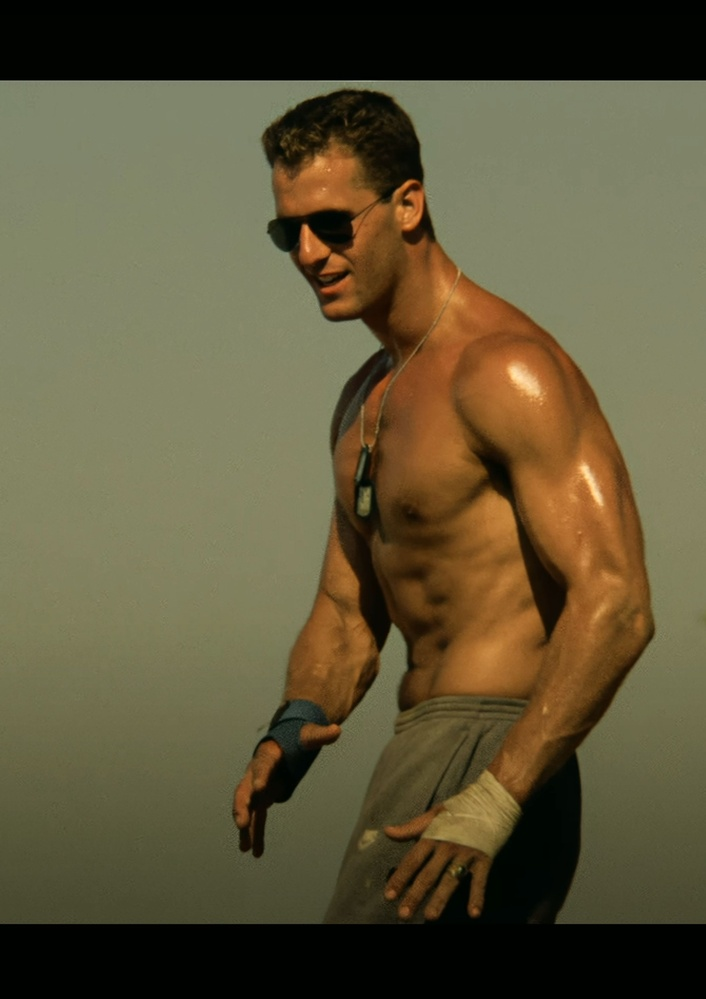
#> input picture knowledge/dataset/slider.jpg, 706 x 999 px, shrunk from 2480 x 3508 before the run, given in place of 0002335.jpg, which was not available
$ jupyter execute edge_detection.ipynb   (older library calls are emulated)   (text cells are left out)
#> lines starting #> are read from the running program, lines starting #| are printed output that depends on the picture; after the words box and inside, x2 and y2 are one past the last pixel; in counts of white or black regions, pixels touching at a corner belong together; pictures that were not available may be replaced by others from this repository, and a replacement may not be noted
[cell 1]
import cv2
import os
from matplotlib import pyplot as plt
import numpy as np

[cell 2]
horse = "horse.jpeg"
dir = "../dataset/"
result = "../output/"

sample = "../../dataset/horseactionrecognition/crop_trotpic_noback/trot0055/0002335.jpg"

os.makedirs(os.path.dirname(result), exist_ok=True)

[cell 3]
img = cv2.imread(sample, cv2.IMREAD_GRAYSCALE)
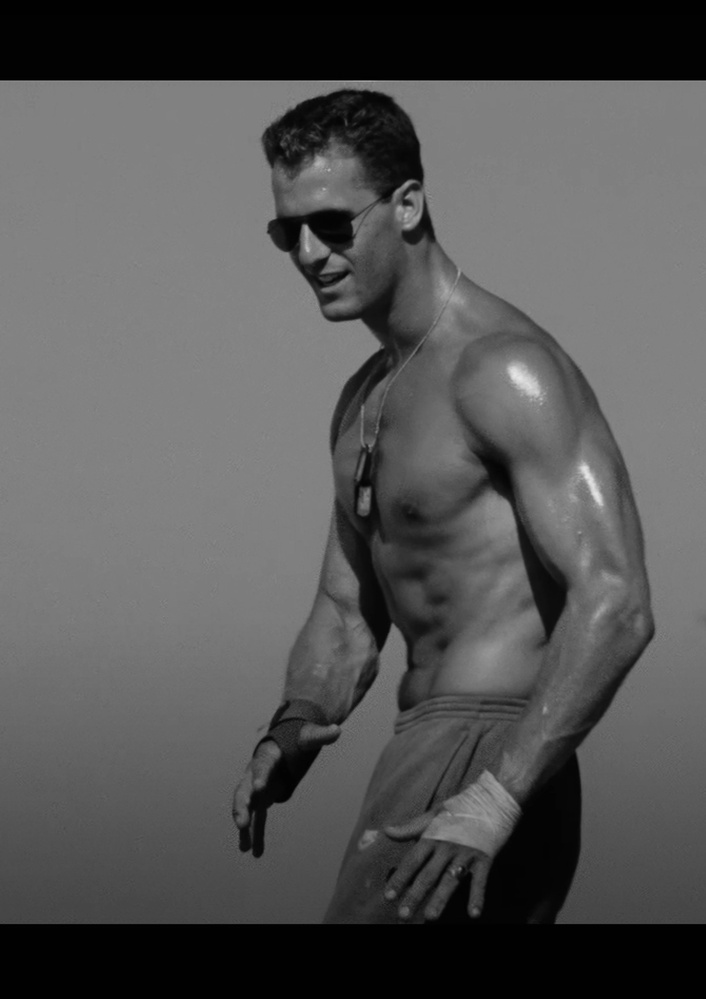
#> img: shape (999, 706); min 0, max 230, mean 85.6

[cell 4]
kernel = np.array([
    [-1, -1, -1],
    [-1,  8, -1],
    [-1, -1, -1]
])

filtered = cv2.filter2D(img, cv2.CV_64F, kernel)
filtered = cv2.convertScaleAbs(filtered)
filtered = cv2.normalize(filtered, None, 0, 255, cv2.NORM_MINMAX)

# normalise to range 0-255
filtered = cv2.normalize(filtered, None, 0, 255, cv2.NORM_MINMAX)

[cell 5]
edges = cv2.Canny(img, 100, 200)
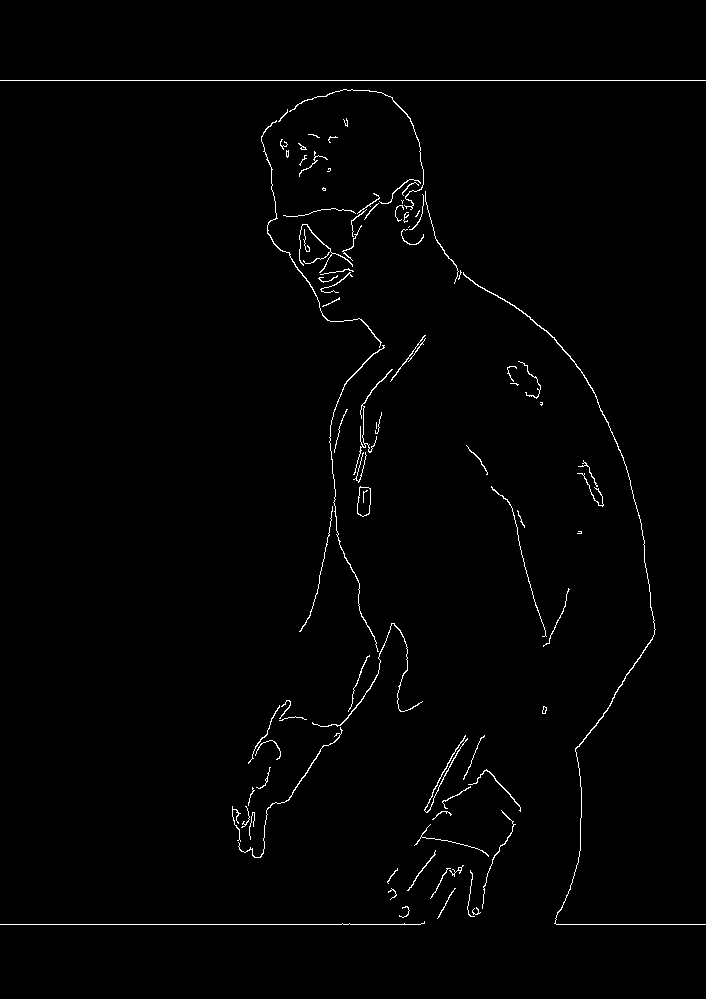
#> edges: shape (999, 706); 1.1% white in thin lines or dots, all inside (x1, y1, x2, y2) = (0, 80, 706, 925)
# normalize to range 0-255
edges = cv2.normalize(edges, None, 0, 255, cv2.NORM_MINMAX)

[cell 6]
# Wyświetlanie
plt.figure(figsize=(10,4))
plt.subplot(1,3,1); plt.imshow(img, cmap='gray'); plt.title("Oryginał")
plt.subplot(1,3,2); plt.imshow(filtered, cmap='gray'); plt.title("Detekcja z wykorzystaniem \n filtru konwoolucyjnego")
plt.subplot(1,3,3); plt.imshow(edges, cmap='gray'); plt.title("Detekcja Canny'ego \n z progami medianowymi")
plt.margins(x=0)

plt.savefig("../../results/edge_detection_comparison.png")
plt.show()

[cell 7]
dir = "../../dataset/horseactionrecognition/crop_trotpic_noback/trot0055/0002335.jpg"

img = cv2.imread(dir)
#> img is the input picture: shape (999, 706, 3); mean B, G, R 58.1, 86.2, 95
gray = cv2.cvtColor(img, cv2.COLOR_BGR2GRAY)
blurred = cv2.GaussianBlur(gray, (5, 5), 1.0)

# median thresholding
v = np.median(blurred)
#> v = 101
t1 = int(max(0, (1.0 - 0.33) * v))
#> t1 = 67
t2 = int(min(255, (1.0 + 0.33) * v))
#> t2 = 134

median = cv2.Canny(blurred, t1, t2)


# gradient magnitude thresholding
gx = cv2.Sobel(blurred, cv2.CV_64F, 1, 0, ksize=5)
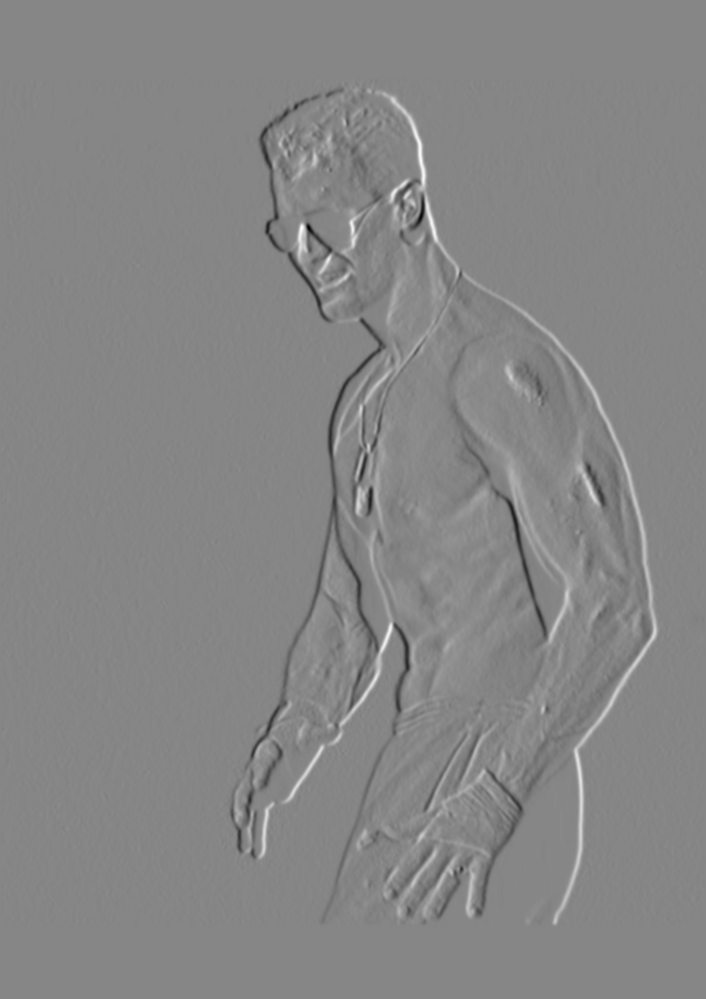
#> gx: shape (999, 706) float64; min -4037, max 3644, mean 0; drawn with min black and max white
gy = cv2.Sobel(blurred, cv2.CV_64F, 0, 1, ksize=5)

grad_mag = np.sqrt(gx**2 + gy**2)
grad_mag = cv2.normalize(grad_mag, None, 0, 255, cv2.NORM_MINMAX).astype(np.uint8)
values = grad_mag[grad_mag > 0].ravel()

t2 = np.percentile(values, 99)
#> t2 = 126
t1 = np.percentile(values, 40)
#> t1 = 2

adaptive = cv2.Canny(blurred, t1, t2)
# normalizacja
adaptive = cv2.normalize(adaptive, None, 0, 255, cv2.NORM_MINMAX)
median = cv2.normalize(median, None, 0, 255, cv2.NORM_MINMAX)

plt.figure(figsize=(10,4))
plt.subplot(1,3,1); plt.imshow(median, cmap='gray');
plt.title("Detekcja Canny'ego \n z progami medianowymi")
plt.subplot(1,3,2); plt.imshow(grad_mag, cmap='gray');
plt.title("Magnituda gradientu")
plt.subplot(1,3,3); plt.imshow(adaptive, cmap='gray');
plt.title("Detekcja Canny'ego \n z adaptacyjnnymi progami")
plt.margins(x=0)

plt.savefig("../../results/canny_comparison.png")
plt.show()

[cell 8]
import cv2
import numpy as np

dir = "../../dataset/horseactionrecognition/crop_canterpic_noback/canter0001/"
start = 1
end = 200

[cell 9]
for i in range(start, end):
    img = cv2.imread(dir + f"{str(i).zfill(7)}.jpg")
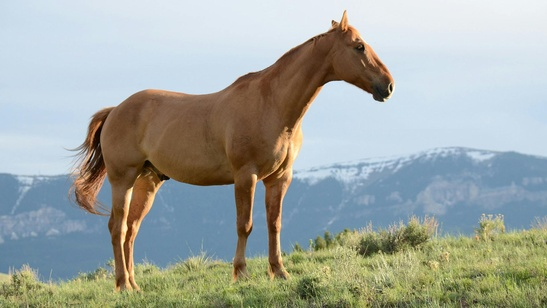
#> input picture knowledge/dataset/horse.jpeg, 547 x 308 px, shrunk from 1920 x 1080 before the run, given in place of 0000001.jpg, which was not available
#> img is the input picture: shape (308, 547, 3); mean B, G, R 161.8, 168, 161.3
    gray = cv2.cvtColor(img, cv2.COLOR_BGR2GRAY)
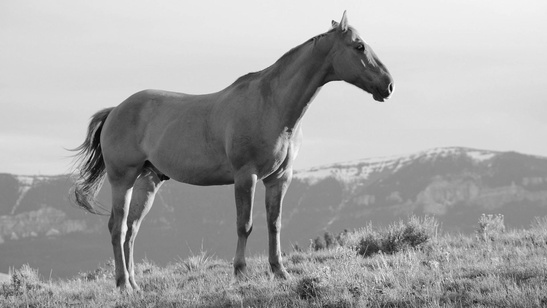
#> gray: shape (308, 547); min 3, max 253, mean 165.3
    blurred = cv2.GaussianBlur(gray, (5, 5), 1.0)
#> blurred: shape (308, 547)

    # # median thresholding
    v = np.median(blurred)
#> v = 159
    t1 = int(max(0, (1.0 - 0.33) * v))
#> t1 = 106
    t2 = int(min(255, (1.0 + 0.33) * v))
#> t2 = 211

    edges_median = cv2.Canny(blurred, t1, t2)
#> edges_median: shape (308, 547); 2.4% white in thin lines or dots

    cv2.imshow("Median", edges_median)

    # gradient magnitude thresholding
    gx = cv2.Sobel(blurred, cv2.CV_64F, 1, 0, ksize=5)
#> gx: shape (308, 547) float64
    gy = cv2.Sobel(blurred, cv2.CV_64F, 0, 1, ksize=5)
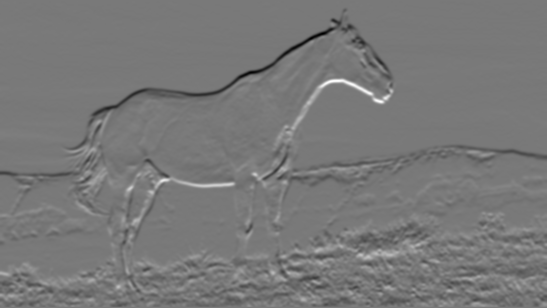
#> gy: shape (308, 547) float64; min -5724, max 6268, mean -49.8; drawn with min black and max white

    grad_mag = np.sqrt(gx**2 + gy**2)
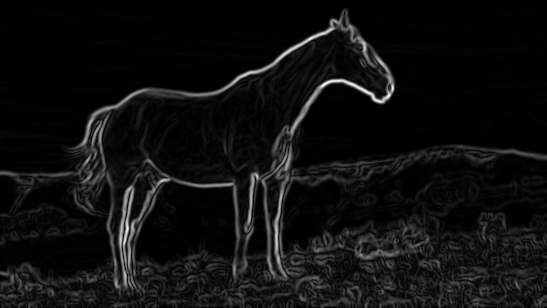
#> grad_mag: shape (308, 547) float64; min 0, max 6815.9, mean 416.7; drawn with min black and max white
    grad_mag = cv2.normalize(grad_mag, None, 0, 255, cv2.NORM_MINMAX).astype(np.uint8)
    values = grad_mag[grad_mag > 0].ravel()

    t2 = np.percentile(values, 99)
#> t2 = 144
    t1 = 0.4 * t2
#> t1 = 57.6

    edges = cv2.Canny(blurred, t1, t2)
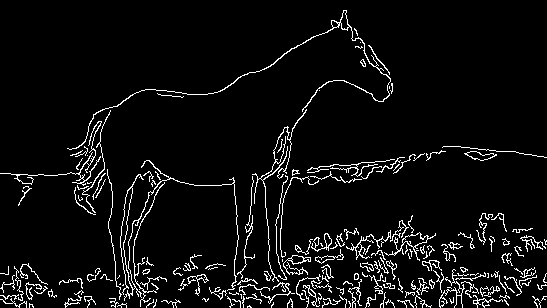
#> edges: shape (308, 547); 5.6% white in thin lines or dots

    cv2.imshow("Adaptive", edges)
    key = cv2.waitKey(100)
#> (key q is pressed here)
    if cv2.waitKey(1) & 0xff == ord('q') or cv2.getWindowProperty(
        "Adaptive", cv2.WND_PROP_VISIBLE) < 1 or cv2.getWindowProperty(
        "Median", cv2.WND_PROP_VISIBLE) < 1:
#> (key q is pressed here)
        break

cv2.destroyAllWindows()

[cell 10]
for i in range(start, end):
    img = cv2.imread(dir + f"{str(i).zfill(7)}.jpg")
    gray = cv2.cvtColor(img, cv2.COLOR_BGR2GRAY)
    blurred = cv2.GaussianBlur(gray, (5, 5), 1.0)

    # low
    gx = cv2.Sobel(blurred, cv2.CV_64F, 1, 0, ksize=5)
    gy = cv2.Sobel(blurred, cv2.CV_64F, 0, 1, ksize=5)

    grad_mag = np.sqrt(gx**2 + gy**2)
    grad_mag = cv2.normalize(grad_mag, None, 0, 255, cv2.NORM_MINMAX).astype(np.uint8)
    values = grad_mag[grad_mag > 0].ravel()

    t2 = np.percentile(values, 85)
#> t2 = 38
    t1 = 0.4 * t2
#> t1 = 15.2

    low = cv2.Canny(blurred, t1, t2)
#> low: shape (308, 547); 11.6% white in thin lines or dots
    cv2.imshow("Low", low)


    # medium
    t2 = np.percentile(values, 90)
#> t2 = 49
    t1 = 0.4 * t2
#> t1 = 19.6

    medium = cv2.Canny(blurred, t1, t2)
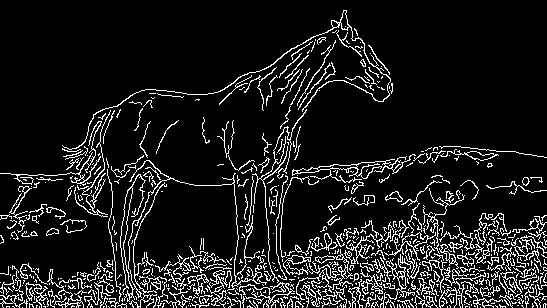
#> medium: shape (308, 547); 10.7% white in thin lines or dots
    cv2.imshow("Medium", medium)

    # high
    t2 = np.percentile(values, 95)
#> t2 = 72
    t1 = 0.4 * t2
#> t1 = 28.8

    high = cv2.Canny(blurred, t1, t2)
#> high: shape (308, 547); 9.2% white in thin lines or dots
    cv2.imshow("High", high)


    key = cv2.waitKey(100)
#> (key q is pressed here)
    if cv2.waitKey(1) & 0xff == ord('q') or cv2.getWindowProperty("Low", cv2.WND_PROP_VISIBLE) < 1:
#> (key q is pressed here)
        break

cv2.destroyAllWindows()

[cell 11]
for i in range(start, end):
    img = cv2.imread(dir + f"{str(i).zfill(7)}.jpg")
    gray = cv2.cvtColor(img, cv2.COLOR_BGR2GRAY)
    blurred = cv2.GaussianBlur(gray, (5, 5), 1.0)

    gx = cv2.Sobel(blurred, cv2.CV_64F, 1, 0, ksize=5)
    gy = cv2.Sobel(blurred, cv2.CV_64F, 0, 1, ksize=5)

    grad_mag = np.sqrt(gx**2 + gy**2)
    grad_mag = cv2.normalize(grad_mag, None, 0, 255, cv2.NORM_MINMAX).astype(np.uint8)
    values = grad_mag[grad_mag > 0].ravel()

    t2 = np.percentile(values, 95)
    t1 = 0.4 * t2

    canny = cv2.Canny(blurred, t1, t2)
    cv2.imshow("Canny", canny)

    kernel = np.ones((3,3), np.uint8)
    edges_closed = cv2.morphologyEx(canny, cv2.MORPH_CLOSE, kernel)
#> edges_closed: shape (308, 547); 16.6% white; 20 white regions (8 under 20 px), largest, box (x1, y1, x2, y2) and area: (0, 10, 547, 308) 27231, (220, 124, 257, 171) 160, (487, 181, 533, 195) 83

    cv2.imshow("Closed Edges", edges_closed)

    # roi
    height, width = edges_closed.shape
#> height = 308; width = 547
    roi = edges_closed[int(0.2*height):int(0.8*height), int(0.2*width):int(0.8*width)]
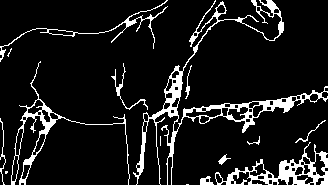
#> roi: shape (185, 328); 10.3% white; 15 white regions (4 under 20 px), largest, box (x1, y1, x2, y2) and area: (133, 0, 328, 185) 2940, (215, 142, 328, 185) 1285, (11, 61, 130, 185) 969
    cv2.imshow("ROI", roi)


    key = cv2.waitKey(100)
#> (key q is pressed here)
    if cv2.waitKey(1) & 0xff == ord('q') or cv2.getWindowProperty("Canny", cv2.WND_PROP_VISIBLE) < 1:
#> (key q is pressed here)
        break

cv2.destroyAllWindows()
